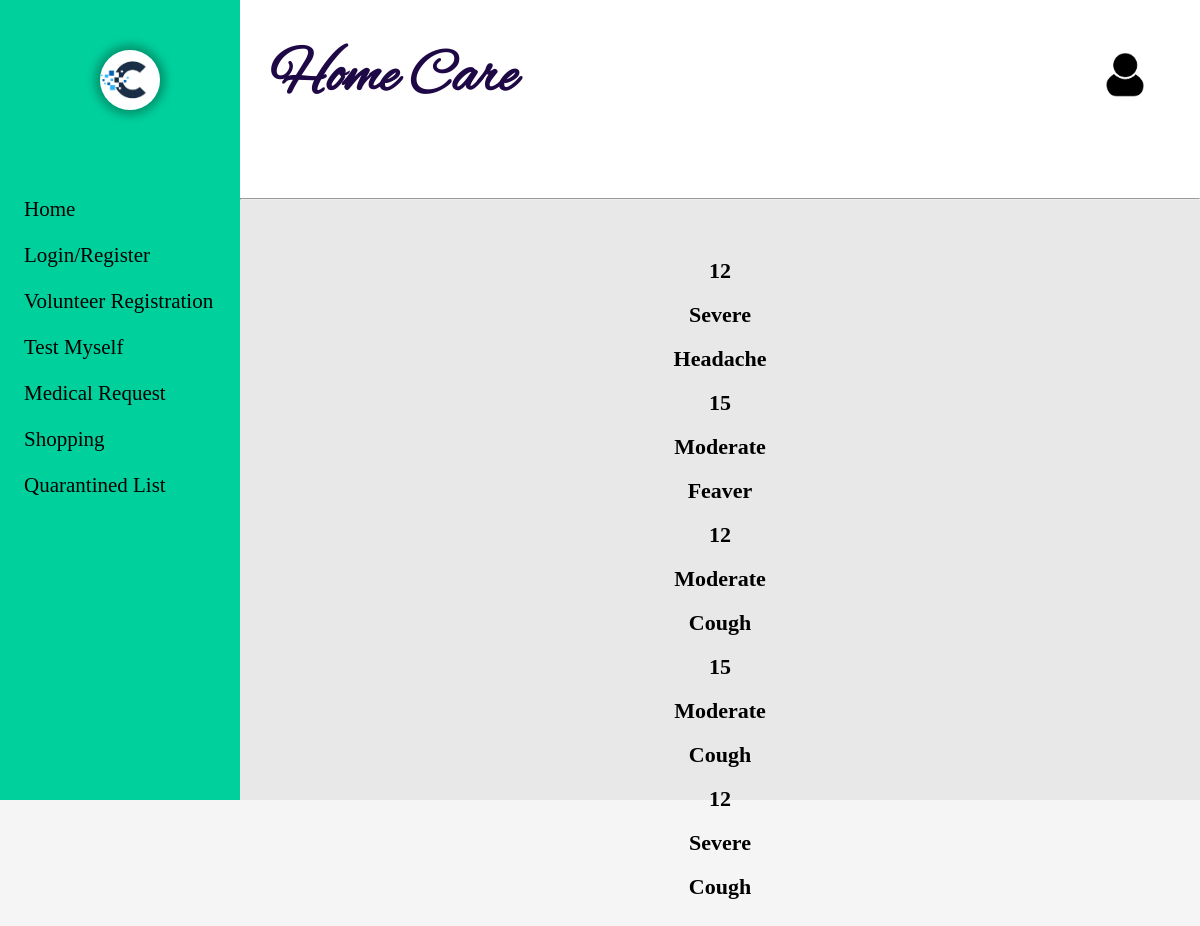
Page /ViewRequest.php on the committed database.
### tables this page shows
CREATE TABLE `mrequest` (
  `MR_id` int(5) NOT NULL,
  `L_id` int(5) NOT NULL,
  `Reason` varchar(20) NOT NULL,
  `Urgency` varchar(10) NOT NULL,
  `Date` varchar(12) NOT NULL,
  `status` tinyint(1) NOT NULL DEFAULT 1
);

### ViewRequest.php (the view, shortened to what this page needs)
<!DOCTYPE html>
<html lang="en">
<head>
	<link rel="stylesheet" type="text/css" href="css\registration.css" />
</head>
<body>
<?php require("Leftbar.php"); ?>
<div class="right_cont" style="{background-color: rgb(232, 232, 232);}">
	<?php require("Topbar.php"); ?>
	<center>
    <form >
	<?php
					$con=mysqli_connect("localhost","root","","care_app")or die("couldn't connect");
					$query="select * from mrequest";
					$result =mysqli_query($con,$query);
					while($row=mysqli_fetch_array($result))
					{?>
						<h2><?php echo $row['L_id'] ?></h2><br>
						<h2><?php echo $row['Urgency'] ?></h2><br>
						<h2><?php echo $row['Reason'] ?></h2><br>
					<?php
					}
				?>
        <br>
	</form>
</center>
	</div>
</body>
</html>

### css/registration.css (style rules this page uses)
body { background-color:whitesmoke; background-attachment:fixed; margin: 0px; }

### css/home.css (style rules this page uses)
* { margin:0; padding:0; transition: .5s ease-out; }
h2 { font-size: 22px; }
.right_cont { width:80%; height:100vh; float:left; background-color: white; }

### ViewRequest.php (style rules this page uses)
div.right_cont { background-color: rgb(232, 232, 232);; }
form { margin:6%; }

### rows in the picture
mrequest: L "12", Urgency "Severe", Reason "Headache"
mrequest: L "15", Urgency "Moderate", Reason "Feaver"
mrequest: L "12", Urgency "Moderate", Reason "Cough"
mrequest: L "15", Urgency "Moderate", Reason "Cough"
mrequest: L "12", Urgency "Severe", Reason "Cough"
